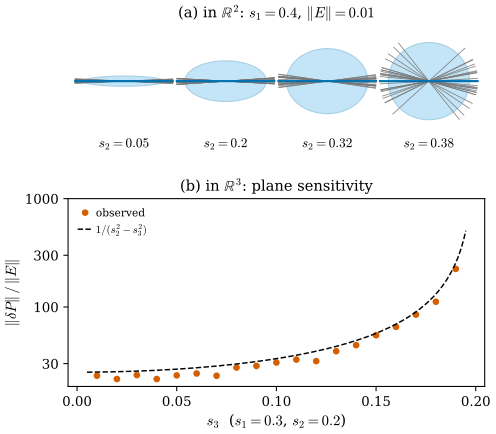

The Python source for this figure:
"""Figure 46.8.1: the plane of a Gaussian is read from its covariance, and it is only as stable as the eigenvalue gap.

(a) In R^2 (a cross-section): four Gaussians with s1 = 0.4 and s2 = 0.05, 0.2, 0.32, 0.38 (1-sigma ellipses). Blue: the
line P = r1 r1^T of the major axis. Grey: the major-axis lines of 25 perturbed covariances Sigma + E with random symmetric
E, ||E|| = 0.01 (operator norm). The fan opens as s2 approaches s1 (gap s1^2 - s2^2 = 0.1575, 0.12, 0.0576, 0.0156).
(b) In R^3: s = (0.3, 0.2, s3); the largest observed ||P(Sigma + E) - P(Sigma)|| / ||E|| over 300 random symmetric E with
||E|| = 1e-6, against the first-order bound 1 / (s2^2 - s3^2) of Proposition 46.8.2 (dashed).

Run from the project root: PYTHONPATH=tools python3 chapters/46-varifold-background/figures/fig-46-8-1-plane-from-covariance.py
"""
import sys
from pathlib import Path

import numpy as np

sys.path.insert(0, str(Path(__file__).resolve().parents[1] / "lib"))
import dgfig  # noqa: E402

dgfig.setup()
import matplotlib.pyplot as plt  # noqa: E402
from matplotlib.patches import Ellipse  # noqa: E402

C = dgfig.COLORS
rng = np.random.default_rng(468)


def rand_sym(n, size):
    E = rng.normal(size=(n, n))
    E = 0.5 * (E + E.T)
    return E * size / np.linalg.norm(E, 2)


def plane(S, k):
    """projection onto the span of the k eigenvectors with the largest eigenvalues."""
    w, U = np.linalg.eigh(S)
    V = U[:, -k:]
    return V @ V.T


# (b) data, with self-check against the first-order bound
s1, s2 = 0.3, 0.2
s3s = np.linspace(0.01, 0.19, 19)
ratio = []
for s3 in s3s:
    S = np.diag([s1 ** 2, s2 ** 2, s3 ** 2])
    P0 = plane(S, 2)
    worst = 0.0
    for _ in range(300):
        E = rand_sym(3, 1e-6)
        worst = max(worst, np.linalg.norm(plane(S + E, 2) - P0, 2) / 1e-6)
    ratio.append(worst)
ratio = np.array(ratio)
bound = 1 / (s2 ** 2 - s3s ** 2)
assert np.all(ratio <= bound * (1 + 1e-3))
assert np.all(ratio >= 0.5 * bound)

fig, axes = plt.subplots(2, 1, figsize=(5.6, 4.9), gridspec_kw={"height_ratios": [1, 1.4], "hspace": 0.25})
ax = axes[0]
for k, minor in enumerate((0.05, 0.2, 0.32, 0.38)):
    c = np.array([1.0 * k, 0.0])
    S = np.diag([0.4 ** 2, minor ** 2])
    ax.add_patch(Ellipse(c, 2 * 0.4, 2 * minor, facecolor=C["region"], alpha=0.35, edgecolor=C["tangent"], lw=0.8))
    for _ in range(25):
        P = plane(S + rand_sym(2, 0.01), 1)
        u = P[:, 0] / np.linalg.norm(P[:, 0]) if np.linalg.norm(P[:, 0]) > 1e-9 else P[:, 1] / np.linalg.norm(P[:, 1])
        ax.plot(*np.stack([c - 0.48 * u, c + 0.48 * u]).T, color=C["aux"], lw=0.6, alpha=0.9)
    ax.plot([c[0] - 0.48, c[0] + 0.48], [0, 0], color=C["tangent"], lw=1.6)
    ax.text(c[0], -0.55, rf"$s_2 = {minor}$", fontsize=10, ha="center", va="top")
ax.set_aspect("equal")
ax.set_xlim(-0.55, 3.55)
ax.set_ylim(-0.75, 0.55)
ax.set_axis_off()
ax.set_title(r"(a) in $\mathbb{R}^2$: $s_1 = 0.4$, $\|E\| = 0.01$", fontsize=11)

ax = axes[1]
ax.semilogy(s3s, ratio, "o", color=C["normal"], ms=4, label="observed")
ss = np.linspace(0.005, 0.195, 200)
ax.semilogy(ss, 1 / (s2 ** 2 - ss ** 2), "--", color=C["main"], lw=1.1, label=r"$1/(s_2^2 - s_3^2)$")
ax.set_xlabel(r"$s_3$  ($s_1 = 0.3$, $s_2 = 0.2$)")
ax.set_ylabel(r"$\|\delta P\|\,/\,\|E\|$")
ax.set_xticks([0, 0.05, 0.1, 0.15, 0.2])
ax.set_yticks([30, 100, 300, 1000])
ax.set_yticklabels(["30", "100", "300", "1000"])
ax.minorticks_off()
ax.legend(loc="upper left", frameon=False, fontsize=8, handlelength=1.4, handletextpad=0.3)
ax.set_title(r"(b) in $\mathbb{R}^3$: plane sensitivity", fontsize=11)

dgfig.save(fig, __file__)
print("ratio/bound", np.round(ratio / bound, 3))
